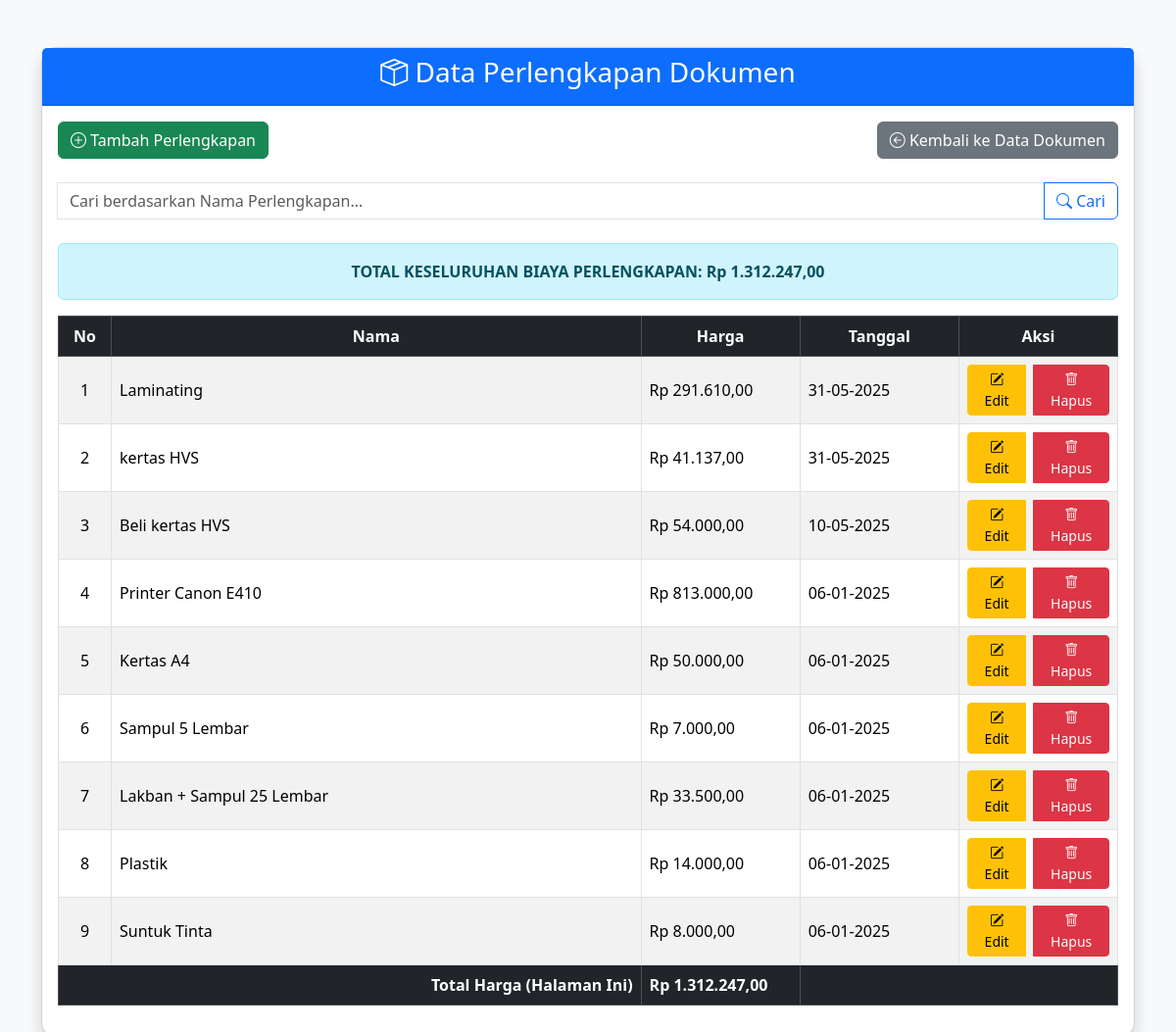
Screenshot of /perlengkapan/perlengkapan.php with the database file from the repository.
### tables this page shows
CREATE TABLE `perlengkapan` (
  `id` int(11) NOT NULL,
  `nama` varchar(255) NOT NULL,
  `harga` decimal(10,2) NOT NULL,
  `tanggal_buat` date NOT NULL
);

### perlengkapan/perlengkapan.php (the view, shortened to what this page needs)
<?php
include '../koneksi.php';
function formatRupiah($angka)
{
    return 'Rp ' . number_format($angka, 2, ',', '.');
}
function formatTanggal($tanggal)
{
    return date('d-m-Y', strtotime($tanggal));
}
$limit = 10;
$page = isset($_GET['halaman']) ? (int)$_GET['halaman'] : 1;
$page = max(1, $page);
$start = ($page * $limit) - $limit;
$search_query = isset($_GET['cari']) ? $_GET['cari'] : '';
$where_clause = '';
$query = "SELECT * FROM perlengkapan" . $where_clause . " ORDER BY tanggal_buat DESC LIMIT $start, $limit";
$perlengkapanResult = $conn->query($query);
$globalTotalQuery = "SELECT SUM(harga) AS total FROM perlengkapan";
$globalTotalResult = $conn->query($globalTotalQuery);
$totalHargaGlobal = $globalTotalResult->fetch_assoc()['total'] ?? 0;
$totalHargaHalaman = 0;
?>
<!DOCTYPE html>
<html lang="en">
<head>
    <link href="https://cdn.jsdelivr.net/npm/bootstrap@5.3.3/dist/css/bootstrap.min.css" rel="stylesheet">
    <link href="https://cdn.jsdelivr.net/npm/bootstrap-icons@1.10.5/font/bootstrap-icons.css" rel="stylesheet">
</head>
<body>
    <div class="container mt-5 mb-5">
        <div class="card shadow">
            <div class="card-header bg-primary text-white text-center">
                <h3><i class="bi bi-box-seam"></i> Data Perlengkapan Dokumen</h3>
            </div>
            <div class="card-body">
                <div class="d-flex flex-column flex-md-row justify-content-between align-items-center mb-4 gap-2">
                    <a href="../perlengkapan/tambah.php" class="btn btn-success"><i class="bi bi-plus-circle"></i> Tambah Perlengkapan</a>
                    <a href="../dokumen/dokumen.php" class="btn btn-secondary"><i class="bi bi-arrow-left-circle"></i> Kembali ke Data Dokumen</a>
                </div>
                <form action="" method="GET" class="mb-4">
                    <div class="input-group">
                        <input type="text" class="form-control" placeholder="Cari berdasarkan Nama Perlengkapan..." name="cari"
                            value="<?= htmlspecialchars($search_query) ?>">
                        <button class="btn btn-outline-primary" type="submit">
                            <i class="bi bi-search"></i> Cari
                        </button>
                    </div>
                </form>
                <div class="table-responsive">
                    <table class="table table-bordered table-striped table-hover align-middle">
                        <thead class="table-dark text-center">
                            <tr>
                                <th style="width: 5%;">No</th>
                                <th>Nama</th>
                                <th style="width: 15%;">Harga</th>
                                <th style="width: 15%;">Tanggal</th>
                                <th style="width: 15%;">Aksi</th>
                            </tr>
                        </thead>
                        <tbody>
                            <?php
                            $no = $start + 1;
                            if ($perlengkapanResult->num_rows > 0) {
                                while ($row = $perlengkapanResult->fetch_assoc()) {
                                    $totalHargaHalaman += $row['harga'];
                                    $formattedHarga = formatRupiah($row['harga']);
                                    $tanggalBuat = formatTanggal($row['tanggal_buat']);
                            ?>
                                    <tr>
                                        <td class="text-center"><?= $no++ ?></td>
                                        <td><?= htmlspecialchars($row['nama']) ?></td>
                                        <td><?= $formattedHarga ?></td>
                                        <td><?= $tanggalBuat ?></td>
                                        <td class="text-center">
                                            <div class='btn-group' role='group'>
                                                <a href='../perlengkapan/edit.php?id=<?= $row['id'] ?>' class='btn btn-warning btn-sm me-2'><i class="bi bi-pencil-square"></i> Edit</a>
                                                <a href='?delete=<?= $row['id'] ?>' class='btn btn-danger btn-sm' onclick='return confirm("Apakah Anda yakin ingin menghapus data ini? Aksi ini tidak dapat dibatalkan.")'><i class="bi bi-trash"></i> Hapus</a>
                                            </div>
                                        </td>
                                    </tr>
                            <?php
                                }
                            } else {
                                echo "<tr><td colspan='5' class='text-center'>Tidak ada data perlengkapan.</td></tr>";
                            }
                            ?>
                        </tbody>
                        <tfoot class="table-dark">
                            <tr>
                                <th colspan="2" class="text-end">Total Harga (Halaman Ini)</th>
                                <th><?= formatRupiah($totalHargaHalaman) ?></th>
                                <th colspan="2"></th>
                            </tr>
                            <div class="alert alert-info fw-bold text-center">
                                TOTAL KESELURUHAN BIAYA PERLENGKAPAN: <?= formatRupiah($totalHargaGlobal) ?>
                            </div>
                        </tfoot>
                    </table>
                </div>
            </div>
        </div>
    </div>
</body>
</html>

### perlengkapan/perlengkapan.php (style rules this page uses)
body { background-color: #f8f9fa; }
.card { border-radius: 1rem; }

### rows the page displays
perlengkapan: nama "Laminating", harga "Rp 291.610,00", tanggal_buat "31-05-2025"
perlengkapan: nama "kertas HVS", harga "Rp 41.137,00", tanggal_buat "31-05-2025"
perlengkapan: nama "Beli kertas HVS", harga "Rp 54.000,00", tanggal_buat "10-05-2025"
perlengkapan: nama "Printer Canon E410", harga "Rp 813.000,00", tanggal_buat "06-01-2025"
perlengkapan: nama "Kertas A4", harga "Rp 50.000,00", tanggal_buat "06-01-2025"
perlengkapan: nama "Sampul 5 Lembar", harga "Rp 7.000,00", tanggal_buat "06-01-2025"
perlengkapan: nama "Lakban + Sampul 25 Lembar", harga "Rp 33.500,00", tanggal_buat "06-01-2025"
perlengkapan: nama "Plastik", harga "Rp 14.000,00", tanggal_buat "06-01-2025"
perlengkapan: nama "Suntuk Tinta", harga "Rp 8.000,00", tanggal_buat "06-01-2025"

### other values shown
formatRupiah($totalHargaHalaman) "Rp 1.312.247,00"
formatRupiah($totalHargaGlobal) "Rp 1.312.247,00"
